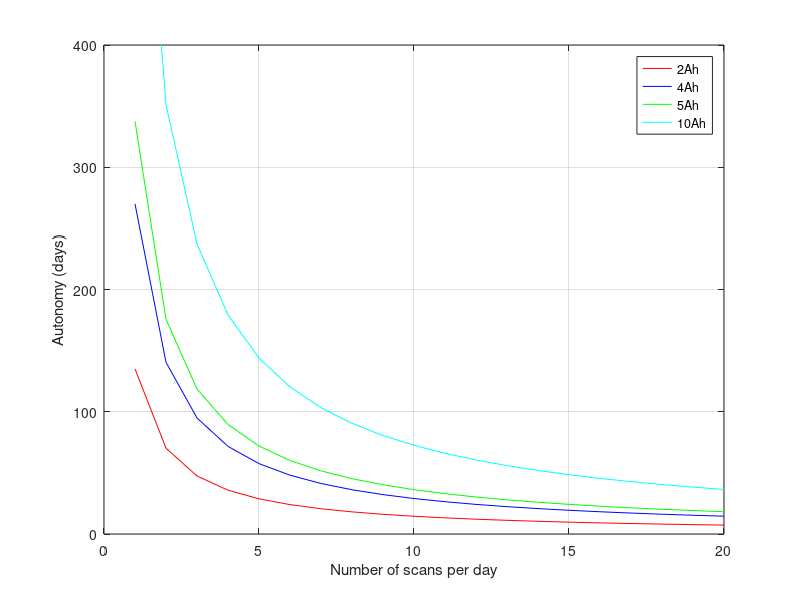

Recreate this plot in MATLAB.
clear all;
clc;

pir = 0;
ble_receive = 0.130;
lora_transmit = 0.100;
deep_sleep = 48e-6;

tempo_rx = 10;
tempo_tx = 7.5;
tempo_ativo_rx = tempo_rx/3600;
tempo_ativo_tx = tempo_tx/3600;
tempo_ativo = tempo_ativo_rx + tempo_ativo_tx;

i = 1;

bateria = 2
for k = 1:1:20
    consumo_pir = pir*24;
    consumo_lora_tx(k) = lora_transmit*24*tempo_ativo_tx*k;
    consumo_lora_rx(k) = ble_receive*24*tempo_ativo_rx*k;
    consumo_lora_deep = deep_sleep*24*(1-tempo_ativo);
    
    consumo_total_deep = consumo_pir+consumo_lora_rx+consumo_lora_tx+consumo_lora_deep;
    
 end
    
autonomia_deep2 = bateria./consumo_total_deep;

k1 = 1:1:20;
figure(1)
plot(k1,autonomia_deep2,'r');
hold on
bateria2 = 4
for k = 1:1:20
    consumo_pir = pir*24;
    consumo_lora_tx(k) = lora_transmit*24*tempo_ativo_tx*k;
    consumo_lora_rx(k) = ble_receive*24*tempo_ativo_rx*k;
    consumo_lora_deep = deep_sleep*24*(1-tempo_ativo);
    
    consumo_total_deep = consumo_pir+consumo_lora_rx+consumo_lora_tx+consumo_lora_deep;
    
 end
    
autonomia_deep4 = bateria2./consumo_total_deep;
k2 = 1:1:20;
plot(k2,autonomia_deep4,'b');
hold on

bateria5 = 5;
for k = 1:1:20
    consumo_pir = pir*24;
    consumo_lora_tx(k) = lora_transmit*24*tempo_ativo_tx*k;
    consumo_lora_rx(k) = ble_receive*24*tempo_ativo_rx*k;
    consumo_lora_deep = deep_sleep*24*(1-tempo_ativo);
    
    consumo_total_deep = consumo_pir+consumo_lora_rx+consumo_lora_tx+consumo_lora_deep;
    
 end
    
autonomia_deep5 = bateria5./consumo_total_deep;

k3 = 1:1:20;
figure(1)
plot(k3,autonomia_deep5,'g');
hold on

bateria10 = 10;
for k = 1:1:20
    consumo_pir = pir*24;
    consumo_lora_tx(k) = lora_transmit*24*tempo_ativo_tx*k;
    consumo_lora_rx(k) = ble_receive*24*tempo_ativo_rx*k;
    consumo_lora_deep = deep_sleep*24*(1-tempo_ativo);
    
    consumo_total_deep = consumo_pir+consumo_lora_rx+consumo_lora_tx+consumo_lora_deep;
    
 end
    
autonomia_deep10 = bateria10./consumo_total_deep;

k4 = 1:1:20;
figure(1)
plot(k4,autonomia_deep10,'c');
%yticks([128 500 1000 1500 2000 2500 3000 3500 4000 4500 5000 5500 6000]);
%yticklabels({'128', '500', '1000', '1500', '2000', '2500', '3000', '3500', '4000', '4500', '5000', '5500', '6000'});
hold off
legend("2Ah","4Ah","5Ah","10Ah" );
axis([0 20 0 400])
grid on
%title("Consumo Lopy4 com diferentes baterias")
ylabel("Autonomy (days)");
xlabel("Number of scans per day");